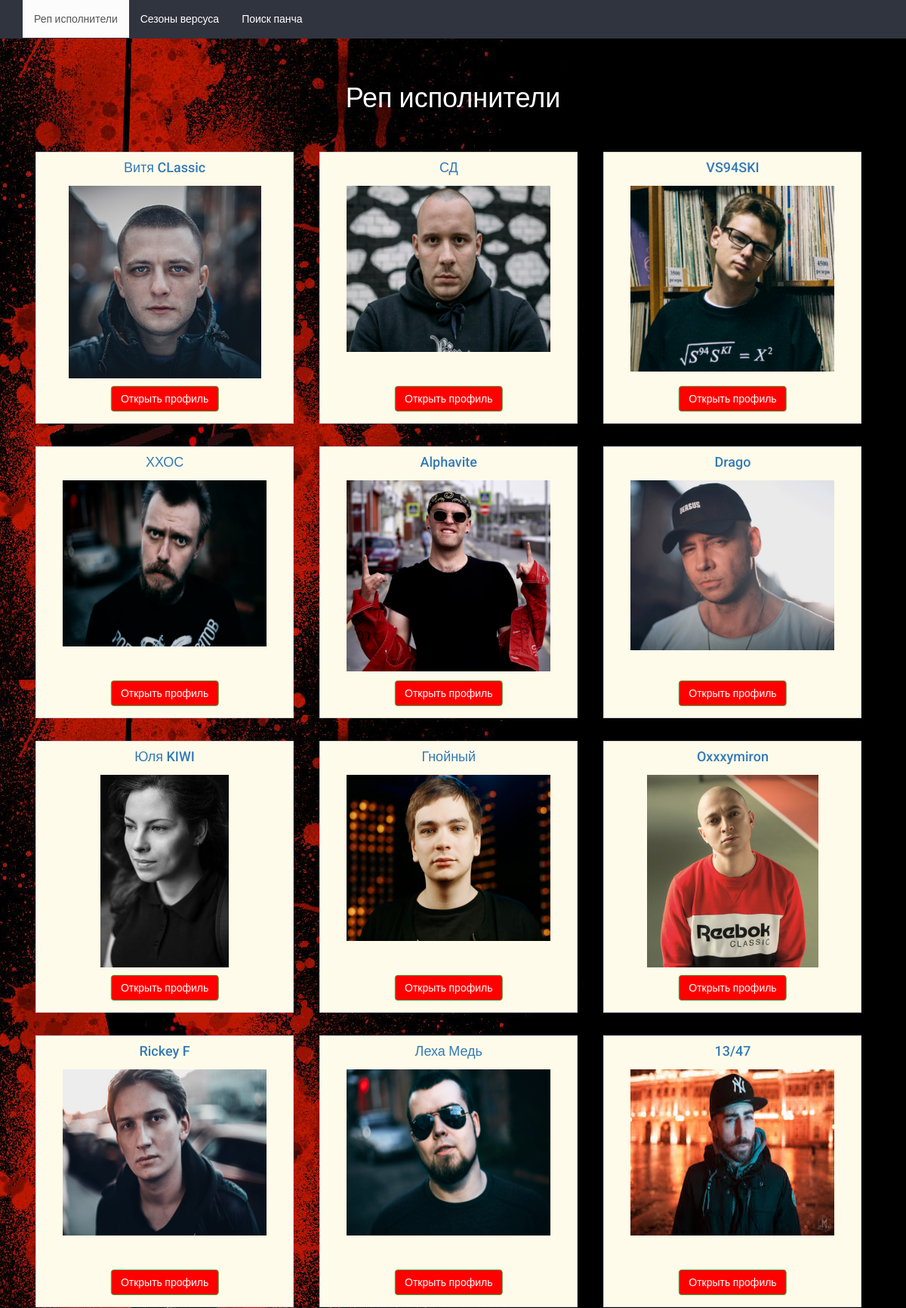
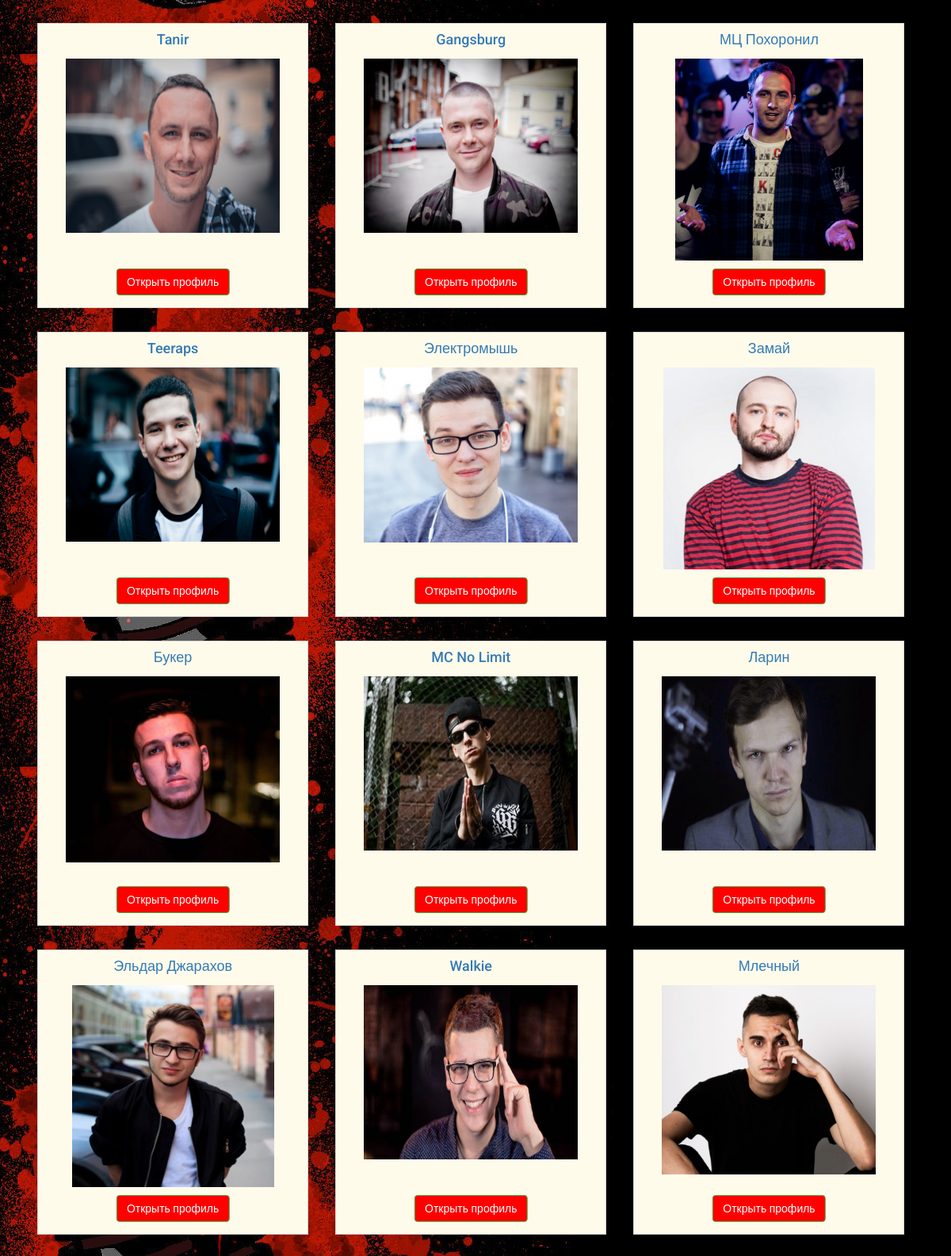
The page / (upper part) on the database its author committed (2 pictures, top to bottom).
### main/models.py (models this page shows)
class Rapper(models.Model):
 id_rapper = models.IntegerField(primary_key=True)
 name = models.CharField(max_length=100)
 biography = models.CharField(max_length=500)
 photo = models.BinaryField(null=True)

### main/views.py (the view)
# urls.py: url(r'^$', views.home, name='home'),
def home(request):
    rappers = Rapper.objects.all()
    return render(request, 'main/home.html', {"rappers": rappers})

### main/templates/main/home.html
﻿{% extends 'base.html' %}
{% load static %}
{% block content %}
    <div class="section section1">
        <div class="container">
            <div class="raw">
                <div class="section123 top">
                     <h1> Реп исполнители </h1>
                </div>
                {% if rappers.count > 0 %}
                {%for number in rappers %}
                <div class="product-item">
                     <a href="{% url 'rapper1' number.id_rapper %}">
                     <h4>{{ number.name }}</h4>
                    <div><img src={% static number.photo %} class="product-image-item" ></div></a>
                   <div class="add-to-card-btn">
                        <button class="btn btn-success"
                            onclick=window.open("{% url 'rapper1' number.id_rapper %}",'z')
                            >Открыть профиль
                        </button>
                    </div>
                </div>
                {% endfor%}
                {% endif %}
            </div>
        </div>
    </div>
{% endblock %}

### app/static/app/content/style.css (style rules this page uses)
html, body { background: url('bg.jpg'); background-attachment: fixed; height: 100%; max-height: 100%; font-family: 'Roboto', sans-serif; background-color: #edeef0; color: white; }
.btn { background-color: red; }
.section { padding: 10px 0; }
.section123 { padding: 10px 0; text-align: center; }
.section h1 { margin-bottom: 40px; }
.product-item { float: left; width: 30%; margin-left: 1.5%; margin-right: 1.5%; height: 360px; background-color: #fffbea; border: 1px solid lightgrey; position: relative; padding-right: 30px; padding-left: 30px; text-align: center; margin-bottom: 30px; }
.add-to-card-btn { color: red; position: absolute; bottom: 15px; left: 50%; transform: translateX(-50%); }
.product-image-item { padding: 5px; margin-bottom: 5px; max-width: 100%; min-height: 230px; max-height: 265px; }

### rows shown on the page
Rapper: name "Витя CLassic", photo (picture)
Rapper: name "СД", photo (picture)
Rapper: name "VS94SKI", photo (picture)
Rapper: name "ХХОС", photo (picture)
Rapper: name "Alphavite", photo (picture)
Rapper: name "Drago", photo (picture)
Rapper: name "Юля KIWI", photo (picture)
Rapper: name "Гнойный", photo (picture)
Rapper: name "Oxxxymiron", photo (picture)
Rapper: name "Rickey F", photo (picture)
Rapper: name "Леха Медь", photo (picture)
Rapper: name "13/47", photo (picture)
Rapper: name "Tanir", photo (picture)
Rapper: name "Gangsburg", photo (picture)
Rapper: name "МЦ Похоронил", photo (picture)
Rapper: name "Teeraps", photo (picture)
Rapper: name "Электромышь", photo (picture)
Rapper: name "Замай", photo (picture)
Rapper: name "Букер", photo (picture)
Rapper: name "MC No Limit", photo (picture)
Rapper: name "Ларин", photo (picture)
Rapper: name "Эльдар Джарахов", photo (picture)
Rapper: name "Walkie", photo (picture)
Rapper: name "Млечный", photo (picture)
